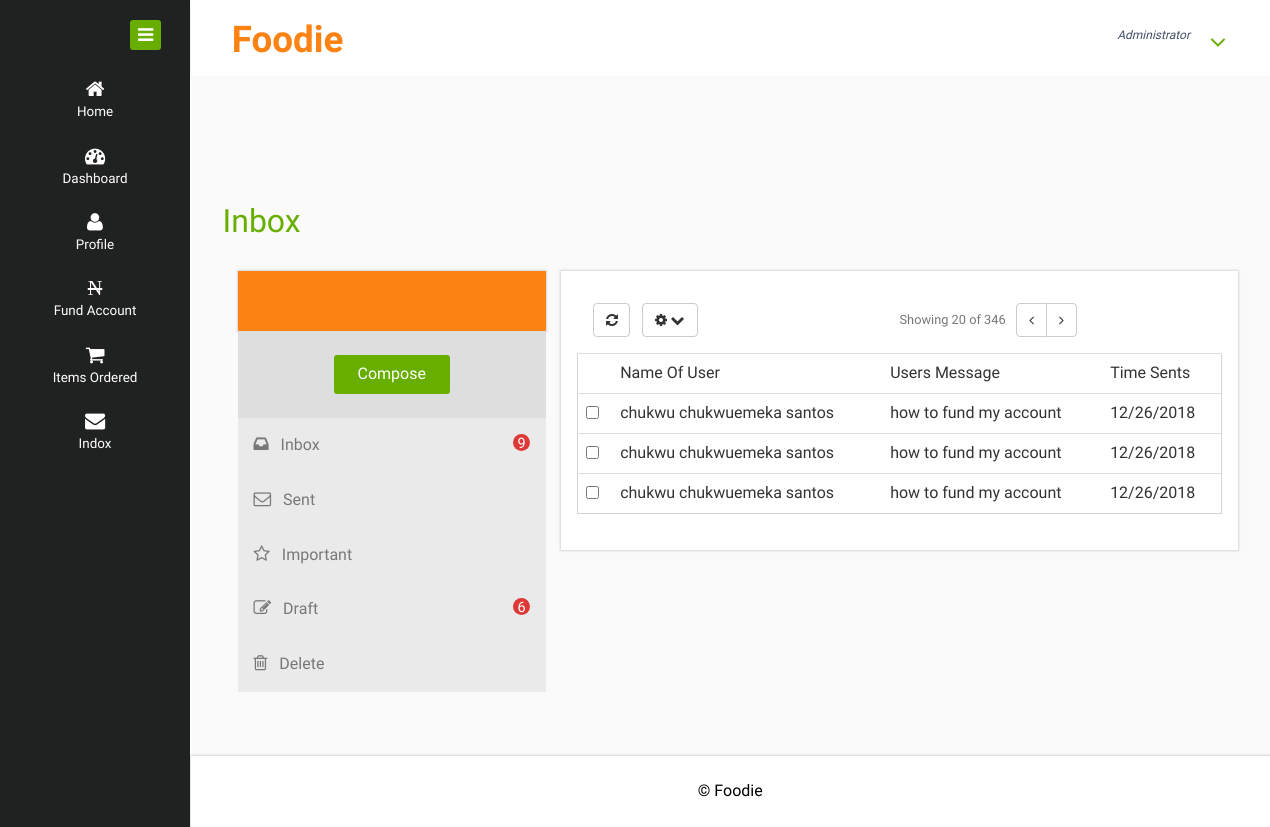
/admin/inbox.php (signed in), run on the app's committed database.
### tables this page shows
CREATE TABLE `user_message` (
  `message_id` int(11) NOT NULL,
  `users_name` varchar(200) NOT NULL,
  `users_email` varchar(300) NOT NULL,
  `users_phone` varchar(11) NOT NULL,
  `users_message` longtext NOT NULL,
  `users_id` bigint(20) NOT NULL,
  `time_sent` timestamp NOT NULL DEFAULT CURRENT_TIMESTAMP ON UPDATE CURRENT_TIMESTAMP
);

### admin/contoller/db.php (called while the page is built, shortened)
<?php
	class dbconnect
	{
		function __construct()
		{
					$this->conn = new PDO("mysql:host=localhost;dbname=foodie",'root','');
		}
	}
?>

### admin/contoller/select.php (called while the page is built, shortened)
<?php
include_once 'db.php';
class select extends dbconnect
{
	public function usersMessage()
	{
		$query = $this->conn->query("SELECT * FROM  user_message")->fetchAll();
		return $query;
	}
}
?>

### admin/inbox.php (the view, shortened to what this page needs)
<?php
	include_once './contoller/select.php';
	$adminObjectForSelect = new select;
?>
<!DOCTYPE HTML>
<html>
<head>
<link href="css/bootstrap.css" rel="stylesheet" type="text/css" media="all">
<link href="css/style.css" rel="stylesheet" type="text/css" media="all"/>
<link href="css/font-awesome.css" rel="stylesheet">
</head>
<body>
<?php
include_once 'header.php';
?>
<div class="inner-block">
    <div class="inbox">
    	  <h2>Inbox</h2>
    	 <div class="col-md-4 compose">
    	 	<div class="mail-profile">
    	 		<div class="mailer-name">
    	 		</div>
    	 	    <div class="clearfix"> </div>
    	 	</div>
    	 	<div class="compose-block">
    	 		<a href="inbox-details.html">Compose</a>
    	 	</div>
    	 	<div class="compose-bottom">
    	 		  <nav class="nav-sidebar">
					<ul class="nav tabs">
			          <li class="active"><a href="#tab1" data-toggle="tab"><i class="fa fa-inbox"></i>Inbox <span>9</span><div class="clearfix"></div></a></li>
			          <li class=""><a href="#tab2" data-toggle="tab"><i class="fa fa-envelope-o"></i>Sent</a></li>
			          <li class=""><a href="#tab3" data-toggle="tab"><i class="fa fa-star-o"></i>Important</a></li>
			          <li class=""><a href="#tab4" data-toggle="tab"><i class="fa fa-pencil-square-o"></i>Draft <span>6</span><div class="clearfix"></div></a></li>
			          <li class=""><a href="#tab5" data-toggle="tab"><i class="fa fa-trash-o"></i>Delete</a></li>
					</ul>
				</nav>
    	 	</div>
    	 </div>
    	 <div class="col-md-8 mailbox-content  tab-content tab-content-in">
    	 	<div class="tab-pane active text-style" id="tab1">
	    	 	<div class="mailbox-border">
	               <div class="mail-toolbar clearfix">
				     <div class="float-left">
				        <div class="btn btn_1 btn-default mrg5R">
				           <i class="fa fa-refresh"> </i>
				        </div>
				        <div class="dropdown dropdown-inbox">
				            <a href="#" title="" class="btn btn-default" data-toggle="dropdown" aria-expanded="false">
				                <i class="fa fa-cog icon_8"></i>
				                <i class="fa fa-chevron-down icon_8"></i>
				            <div class="ripple-wrapper"></div></a>
				        </div>
				        <div class="clearfix"> </div>
				    </div>
				    <div class="float-right">
	                            <span class="text-muted m-r-sm">Showing 20 of 346 </span>
	                            <div class="btn-group">
	                                <a class="btn btn-default"><i class="fa fa-angle-left"></i></a>
	                                <a class="btn btn-default"><i class="fa fa-angle-right"></i></a>
	                            </div>
				    </div>
	               </div>
	                <table class="table tab-border">
	                    <tbody>
	                    		<td></td>
	                            <td>Name Of User</td>
	                            <td>Users Message</td>
	                            <td>Time Sents</td>
	                    	<?php
	                        		$UsersMessage = $adminObjectForSelect->usersMessage();
	                        		foreach ($UsersMessage as $value):
	                        	?>
	                        <tr class="unread checked">
	                            <td class="hidden-xs">
	                                <input type="checkbox" class="checkbox">
	                            </td>
	                            <td><?=$value['users_name']?></td>
	                            <td><?=$value['users_message']?></td>
	                            <td><?php echo date("m/d/Y", strtotime($value['time_sent']))?></td>
	                        </tr>
	                       <?php
	                            	endforeach;
	                            ?>
	                    </tbody>
	                </table>
	               </div>
               </div>
            </div>
   </div>
</div>
<?php
	include_once 'footer.php';
?>
</div>
<?php
	include_once 'sidebar.php';
?>
</div>
</body>
</html>

### data on the page
user_message: users_name "chukwu chukwuemeka santos", users_message "how to fund my account", time_sent "12/26/2018"
user_message: users_name "chukwu chukwuemeka santos", users_message "how to fund my account", time_sent "12/26/2018"
user_message: users_name "chukwu chukwuemeka santos", users_message "how to fund my account", time_sent "12/26/2018"
